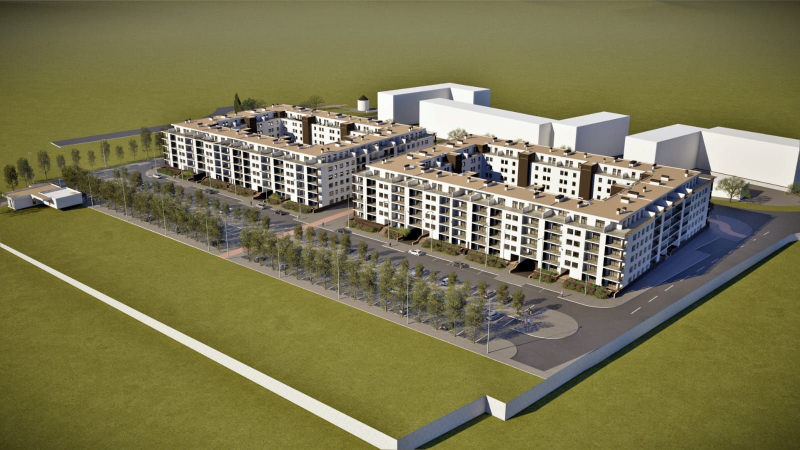
#> input picture media/gallery/render_01.jpg, 1599 x 899 px, given in place of 50979328-image.png, which was not available (shown at 1/2 size)
$ python build_court.py
#> lines starting #> are read from the running program, lines starting #| are printed output that depends on the picture
"""Sept 2026 courtyard design: add the architect's 3 new courtyard renders, retire the single-pool courtyard renders (14-22)
from the gallery, amenities and Real views, and update the amenity facts."""
import json, shutil
from PIL import Image
SITE = '/home/claude/aksa/site'; G = f'{SITE}/media/gallery'; UP = '/root/.claude/uploads/a27dce96-3c55-5f10-acbe-1a88accc15fc'
NEW = [(29, '50979328-image.png', 'Courtyard from above: four lot gardens around four pools'),
       (30, 'fc4defc5-image.png', 'Courtyard: four pools, pergolas and play areas'),
       (31, '2618394c-image.png', 'One lot with its own garden and pool (cut-away view)')]
OLD = set(range(14, 23))
items = []
for n, f, cap in NEW:
    im = Image.open(f'{UP}/{f}').convert('RGB'); im.save(f'{G}/render_{n}.jpg', quality=88, optimize=True, progressive=True)
#> further down, im is the input picture: PIL image 1599x899 RGB; mean R, G, B 123.5, 119.1, 82.1
    t = im.copy(); t.thumbnail((520, 364)); t.save(f'{G}/thumb_render_{n}.jpg', quality=82)
#> after `t.thumbnail((520, 364))`:
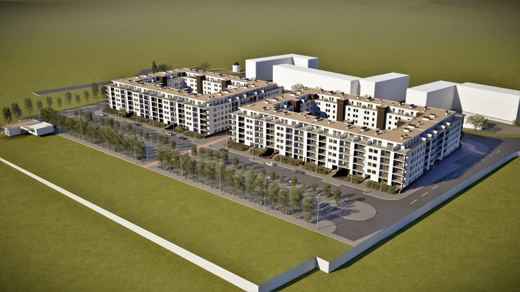
#> t: PIL image 520x292 RGB; mean R, G, B 123.5, 119.1, 82.1
    items.append({'image': f'media/gallery/render_{n}.jpg', 'thumb': f'media/gallery/thumb_render_{n}.jpg', 'cat': 'courtyard', 'caption': cap, 'w': im.width, 'h': im.height})
#> pass 2 of the loop `for n, f, cap in NEW:`:
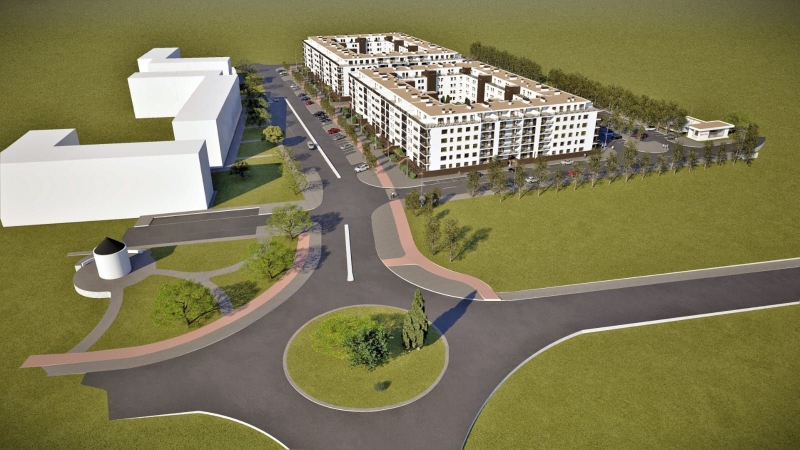
#> input picture media/gallery/render_02.jpg, 1599 x 899 px, given in place of fc4defc5-image.png, which was not available (shown at 1/2 size)
#> im is the input picture: PIL image 1599x899 RGB; mean R, G, B 129.7, 124.5, 87.5
#> `t.thumbnail((520, 364))`:
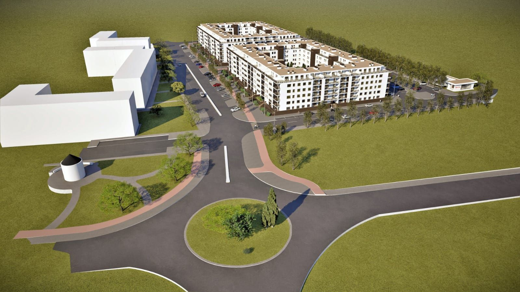
#> t: PIL image 520x292 RGB; mean R, G, B 129.7, 124.5, 87.5
num = lambda it: int(it['image'][-6:-4])
def fix(lst):
    out = [it for it in lst if not (it['image'].startswith('media/gallery/render_') and num(it) in OLD) and not (it['image'].startswith('media/gallery/render_') and num(it) in (29, 30, 31))]
    i = next((k for k, it in enumerate(out) if it.get('cat') == 'commercial'), len(out)); return out[:i] + items + out[i:]
#> (the run stopped early here; a loop or call above may not have finished)
